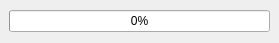
<?xml version="1.0" encoding="UTF-8"?>
<ui version="4.0">
 <class>loadMNISTDialog</class>
 <widget class="QMainWindow" name="loadMNISTDialog">
  <property name="geometry">
   <rect>
    <x>0</x>
    <y>0</y>
    <width>279</width>
    <height>43</height>
   </rect>
  </property>
  <property name="sizePolicy">
   <sizepolicy hsizetype="Fixed" vsizetype="Fixed">
    <horstretch>0</horstretch>
    <verstretch>0</verstretch>
   </sizepolicy>
  </property>
  <property name="windowTitle">
   <string>MainWindow</string>
  </property>
  <widget class="QWidget" name="centralwidget">
   <layout class="QGridLayout" name="gridLayout">
    <item row="0" column="0">
     <widget class="QProgressBar" name="progressBar">
      <property name="value">
       <number>0</number>
      </property>
     </widget>
    </item>
   </layout>
  </widget>
 </widget>
 <resources/>
 <connections/>
</ui>
